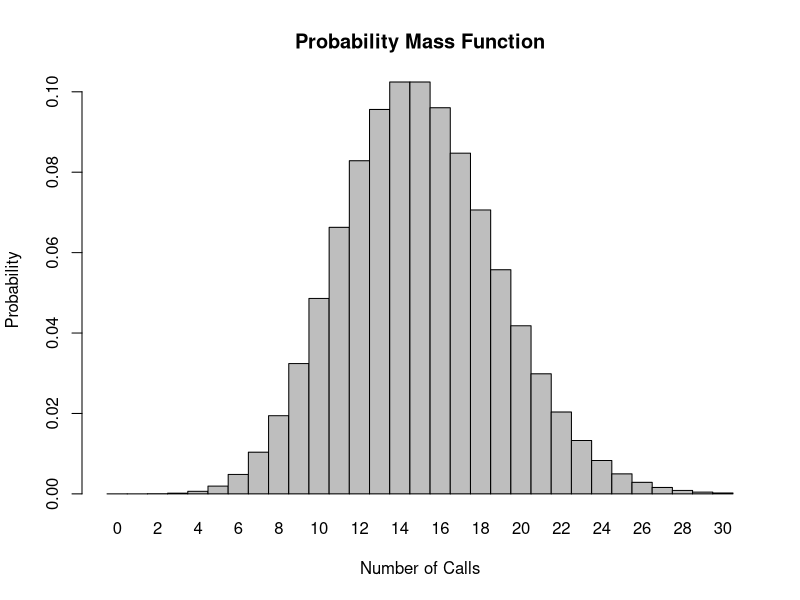
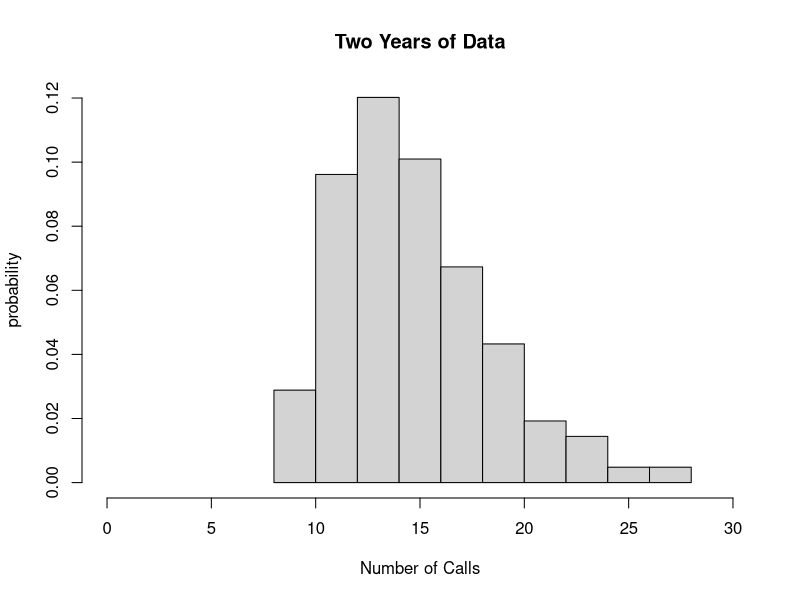

Generate these figures, in order, with R:
## ---- chunk 1
knitr::opts_chunk$set(echo = TRUE)
## ---- chunk 2
knitr::opts_chunk$set(echo = TRUE)
ppois(q = 8, lambda = 15, upper.tri(TRUE))
## ---- chunk 3
knitr::opts_chunk$set(echo = TRUE)
dpois(x = 0, lambda =15)
## ---- chunk 4
knitr::opts_chunk$set(echo = TRUE)
dpois(x = 3, lambda =15)
## ---- chunk 5
knitr::opts_chunk$set(echo = TRUE)
x <- 0:30
l = 15
probset <- dpois(x = x, lambda = l)
barplot(probset, names.arg = x, space = 0, xlab = "Number of Calls", ylab = "Probability", main = "Probability Mass Function")
## ---- chunk 6
knitr::opts_chunk$set(echo = TRUE)
two_years <- rpois(104, lambda =15)
two_years
## ---- chunk 7
knitr::opts_chunk$set(echo = TRUE)
hist(two_years, probability = TRUE, main = "Two Years of Data",
    xlab = "Number of Calls", ylab = "probability", xlim = c(0,30))
